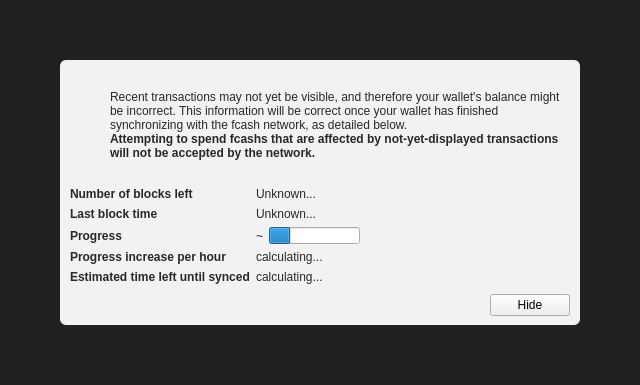
<?xml version="1.0" encoding="UTF-8"?>
<ui version="4.0">
 <class>ModalOverlay</class>
 <widget class="ModalOverlay" name="ModalOverlay">
  <property name="geometry">
   <rect>
    <x>0</x>
    <y>0</y>
    <width>640</width>
    <height>385</height>
   </rect>
  </property>
  <property name="windowTitle">
   <string>Form</string>
  </property>
  <layout class="QVBoxLayout" name="verticalLayout" stretch="0">
   <property name="sizeConstraint">
    <enum>QLayout::SetDefaultConstraint</enum>
   </property>
   <property name="leftMargin">
    <number>0</number>
   </property>
   <property name="topMargin">
    <number>0</number>
   </property>
   <property name="rightMargin">
    <number>0</number>
   </property>
   <property name="bottomMargin">
    <number>0</number>
   </property>
   <item>
    <widget class="QWidget" name="bgWidget" native="true">
     <property name="styleSheet">
      <string notr="true">#bgWidget { background: rgba(0,0,0,220); }</string>
     </property>
     <layout class="QVBoxLayout" name="verticalLayoutMain" stretch="1">
      <property name="leftMargin">
       <number>60</number>
      </property>
      <property name="topMargin">
       <number>60</number>
      </property>
      <property name="rightMargin">
       <number>60</number>
      </property>
      <property name="bottomMargin">
       <number>60</number>
      </property>
      <item>
       <widget class="QWidget" name="contentWidget" native="true">
        <property name="styleSheet">
         <string notr="true">#contentWidget { background: rgba(255,255,255,240); border-radius: 6px; }

QLabel { color: rgb(40,40,40);  }</string>
        </property>
        <layout class="QVBoxLayout" name="verticalLayoutSub" stretch="1,0,0,0">
         <property name="spacing">
          <number>0</number>
         </property>
         <property name="leftMargin">
          <number>10</number>
         </property>
         <property name="topMargin">
          <number>10</number>
         </property>
         <property name="rightMargin">
          <number>10</number>
         </property>
         <property name="bottomMargin">
          <number>10</number>
         </property>
         <item>
          <layout class="QHBoxLayout" name="horizontalLayoutIconText" stretch="0,1">
           <property name="topMargin">
            <number>20</number>
           </property>
           <item>
            <layout class="QVBoxLayout" name="verticalLayoutIcon">
             <property name="leftMargin">
              <number>0</number>
             </property>
             <item>
              <widget class="QPushButton" name="warningIcon">
               <property name="enabled">
                <bool>false</bool>
               </property>
               <property name="text">
                <string/>
               </property>
               <property name="icon">
                <iconset>
                 <normaloff>:/icons/warning</normaloff>
                 <disabledoff>:/icons/warning</disabledoff>:/icons/warning</iconset>
               </property>
               <property name="iconSize">
                <size>
                 <width>48</width>
                 <height>48</height>
                </size>
               </property>
               <property name="flat">
                <bool>true</bool>
               </property>
              </widget>
             </item>
             <item>
              <spacer name="verticalSpacerWarningIcon">
               <property name="orientation">
                <enum>Qt::Vertical</enum>
               </property>
               <property name="sizeHint" stdset="0">
                <size>
                 <width>20</width>
                 <height>40</height>
                </size>
               </property>
              </spacer>
             </item>
            </layout>
           </item>
           <item>
            <layout class="QVBoxLayout" name="verticalLayoutInfoText">
             <property name="leftMargin">
              <number>0</number>
             </property>
             <property name="topMargin">
              <number>0</number>
             </property>
             <item>
              <widget class="QLabel" name="infoText">
               <property name="text">
                <string>Recent transactions may not yet be visible, and therefore your wallet's balance might be incorrect. This information will be correct once your wallet has finished synchronizing with the fcash network, as detailed below.</string>
               </property>
               <property name="textFormat">
                <enum>Qt::RichText</enum>
               </property>
               <property name="wordWrap">
                <bool>true</bool>
               </property>
              </widget>
             </item>
             <item>
              <widget class="QLabel" name="infoTextStrong">
               <property name="font">
                <font>
                 <weight>75</weight>
                 <bold>true</bold>
                </font>
               </property>
               <property name="text">
                <string>Attempting to spend fcashs that are affected by not-yet-displayed transactions will not be accepted by the network.</string>
               </property>
               <property name="textFormat">
                <enum>Qt::RichText</enum>
               </property>
               <property name="wordWrap">
                <bool>true</bool>
               </property>
              </widget>
             </item>
             <item>
              <spacer name="verticalSpacerInTextSpace">
               <property name="orientation">
                <enum>Qt::Vertical</enum>
               </property>
               <property name="sizeHint" stdset="0">
                <size>
                 <width>20</width>
                 <height>40</height>
                </size>
               </property>
              </spacer>
             </item>
            </layout>
           </item>
          </layout>
         </item>
         <item>
          <spacer name="verticalSpacerAfterText">
           <property name="orientation">
            <enum>Qt::Vertical</enum>
           </property>
           <property name="sizeHint" stdset="0">
            <size>
             <width>20</width>
             <height>40</height>
            </size>
           </property>
          </spacer>
         </item>
         <item>
          <layout class="QFormLayout" name="formLayout">
           <property name="fieldGrowthPolicy">
            <enum>QFormLayout::FieldsStayAtSizeHint</enum>
           </property>
           <property name="horizontalSpacing">
            <number>6</number>
           </property>
           <property name="verticalSpacing">
            <number>6</number>
           </property>
           <property name="topMargin">
            <number>10</number>
           </property>
           <item row="0" column="0">
            <widget class="QLabel" name="labelNumberOfBlocksLeft">
             <property name="font">
              <font>
               <weight>75</weight>
               <bold>true</bold>
              </font>
             </property>
             <property name="text">
              <string>Number of blocks left</string>
             </property>
            </widget>
           </item>
           <item row="0" column="1">
            <widget class="QLabel" name="numberOfBlocksLeft">
             <property name="text">
              <string>Unknown...</string>
             </property>
            </widget>
           </item>
           <item row="1" column="0">
            <widget class="QLabel" name="labelLastBlockTime">
             <property name="font">
              <font>
               <weight>75</weight>
               <bold>true</bold>
              </font>
             </property>
             <property name="text">
              <string>Last block time</string>
             </property>
            </widget>
           </item>
           <item row="1" column="1">
            <widget class="QLabel" name="newestBlockDate">
             <property name="sizePolicy">
              <sizepolicy hsizetype="Maximum" vsizetype="Preferred">
               <horstretch>0</horstretch>
               <verstretch>0</verstretch>
              </sizepolicy>
             </property>
             <property name="text">
              <string>Unknown...</string>
             </property>
            </widget>
           </item>
           <item row="2" column="0">
            <widget class="QLabel" name="labelSyncDone">
             <property name="font">
              <font>
               <weight>75</weight>
               <bold>true</bold>
              </font>
             </property>
             <property name="text">
              <string>Progress</string>
             </property>
            </widget>
           </item>
           <item row="2" column="1">
            <layout class="QHBoxLayout" name="horizontalLayoutSync" stretch="0,1">
             <item>
              <widget class="QLabel" name="percentageProgress">
               <property name="text">
                <string notr="true">~</string>
               </property>
              </widget>
             </item>
             <item>
              <widget class="QProgressBar" name="progressBar">
               <property name="value">
                <number>24</number>
               </property>
               <property name="format">
                <string/>
               </property>
              </widget>
             </item>
            </layout>
           </item>
           <item row="4" column="0">
            <widget class="QLabel" name="labelProgressIncrease">
             <property name="font">
              <font>
               <weight>75</weight>
               <bold>true</bold>
              </font>
             </property>
             <property name="text">
              <string>Progress increase per hour</string>
             </property>
            </widget>
           </item>
           <item row="4" column="1">
            <widget class="QLabel" name="progressIncreasePerH">
             <property name="text">
              <string>calculating...</string>
             </property>
            </widget>
           </item>
           <item row="5" column="0">
            <widget class="QLabel" name="labelEstimatedTimeLeft">
             <property name="font">
              <font>
               <weight>75</weight>
               <bold>true</bold>
              </font>
             </property>
             <property name="text">
              <string>Estimated time left until synced</string>
             </property>
            </widget>
           </item>
           <item row="5" column="1">
            <widget class="QLabel" name="expectedTimeLeft">
             <property name="text">
              <string>calculating...</string>
             </property>
            </widget>
           </item>
          </layout>
         </item>
         <item>
          <layout class="QHBoxLayout" name="horizontalLayoutButtons">
           <property name="leftMargin">
            <number>10</number>
           </property>
           <property name="topMargin">
            <number>10</number>
           </property>
           <item>
            <spacer name="horizontalSpacer">
             <property name="orientation">
              <enum>Qt::Horizontal</enum>
             </property>
             <property name="sizeHint" stdset="0">
              <size>
               <width>40</width>
               <height>20</height>
              </size>
             </property>
            </spacer>
           </item>
           <item>
            <widget class="QPushButton" name="closeButton">
             <property name="text">
              <string>Hide</string>
             </property>
            </widget>
           </item>
          </layout>
         </item>
        </layout>
       </widget>
      </item>
     </layout>
    </widget>
   </item>
  </layout>
 </widget>
 <customwidgets>
  <customwidget>
   <class>ModalOverlay</class>
   <extends>QWidget</extends>
   <header>modaloverlay.h</header>
   <container>1</container>
  </customwidget>
 </customwidgets>
 <resources/>
 <connections/>
</ui>
